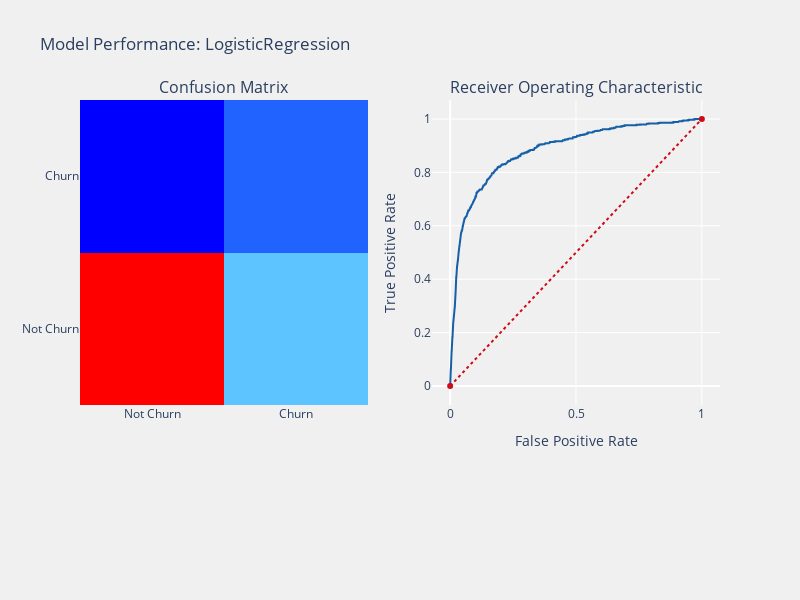

The cell this chart's notebook holds for it:
### Code cell
# Now let's use the datasets obtained after PCA and see the difference.
telecom_churn_prediction(logit, X_train_pca, X_test_pca, y_train_pca, y_test_pca, threshold_plot=show_threshold)

### Figure 1 — Plotly figure (JSON) as saved in the notebook; plotly's stock layout.template omitted (floating-point values rounded to 4 significant figures; data arrays with more than 128 entries replaced by an {"elided": "..."} marker saying what was removed)
{"data": [{"colorscale": [[0, "rgb(0,0,255)"], [0.1, "rgb(51,153,255)"], [0.2, "rgb(102,204,255)"], [0.3, "rgb(153,204,255)"], [0.4, "rgb(204,204,255)"], [0.5, "rgb(255,255,255)"], [0.6, "rgb(255,204,255)"], [0.7, "rgb(255,153,255)"], [0.8, "rgb(255,102,204)"], [0.9, "rgb(255,102,102)"], [1, "rgb(255,0,0)"]], "name": "matrix", "showscale": false, "type": "heatmap", "x": ["Not Churn", "Churn"], "xaxis": "x", "y": ["Not Churn", "Churn"], "yaxis": "y", "z": [[6873, 1383], [148, 582]]}, {"line": {"color": "rgb(22, 96, 167)", "width": 2}, "name": "Roc : 0.8148728695444409", "type": "scatter", "x": {"elided": "933 float values"}, "xaxis": "x2", "y": {"elided": "933 float values"}, "yaxis": "y2"}, {"line": {"color": "rgb(205, 12, 24)", "dash": "dot", "width": 2}, "type": "scatter", "x": [0, 1], "xaxis": "x2", "y": [0, 1], "yaxis": "y2"}], "layout": {"annotations": [{"font": {"size": 16}, "showarrow": false, "text": "Confusion Matrix", "x": 0.225, "xanchor": "center", "xref": "paper", "y": 1, "yanchor": "bottom", "yref": "paper"}, {"font": {"size": 16}, "showarrow": false, "text": "Receiver Operating Characteristic", "x": 0.775, "xanchor": "center", "xref": "paper", "y": 1, "yanchor": "bottom", "yref": "paper"}], "autosize": false, "height": 600, "margin": {"b": 195}, "paper_bgcolor": "rgba(240,240,240, 0.95)", "plot_bgcolor": "rgba(240,240,240, 0.95)", "showlegend": false, "title": {"text": "Model Performance: LogisticRegression"}, "width": 800, "xaxis": {"anchor": "y", "domain": [0, 0.45]}, "xaxis2": {"anchor": "y2", "domain": [0.55, 1], "title": {"text": "False Positive Rate"}}, "yaxis": {"anchor": "x", "domain": [0, 1]}, "yaxis2": {"anchor": "x2", "domain": [0, 1], "title": {"text": "True Positive Rate"}}}}
